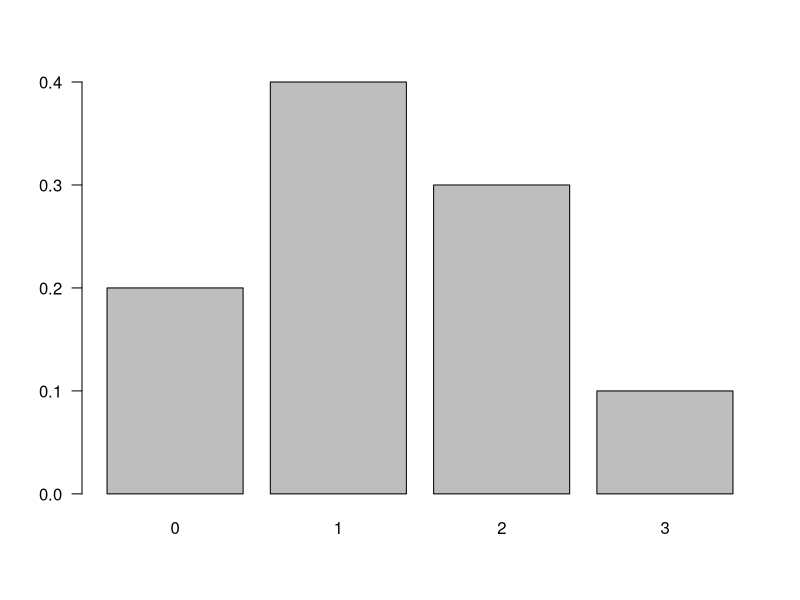
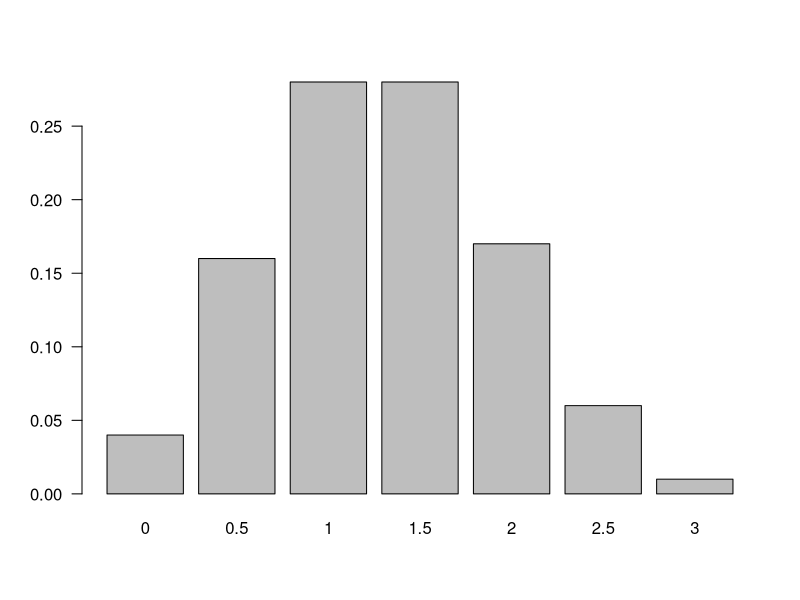

Reproduce these figures in R, in order.
## ---- chunk 1
options(htmltools.dir.version = FALSE)
knitr::opts_chunk$set(echo=TRUE, message = FALSE, warning = FALSE, comment = "#>", fig.align = "center")
options(dplyr.print_min = 5, dplyr.print_max = 5)
## ---- chunk 2
knitr::include_graphics("https://raw.githubusercontent.com/arpanosso/estatinfo/master/slides/img/amostra_1.png")
## ---- chunk 3
x<-0:3
px<-c(.2, .4, .3, .1)
barplot(px, names=x,las=1)
## ---- chunk 4
xb<-c(0,.5,1,1.5,2,2.5,3)
pxb<-c(.04, .16, .28, .28, .17, .06, .01)
barplot(pxb, names=xb,las=1)
## ---- chunk 5
knitr::include_graphics("https://raw.githubusercontent.com/arpanosso/estatinfo/master/slides/img/amostra_2.png")
## ---- chunk 6
knitr::include_graphics("https://raw.githubusercontent.com/arpanosso/estatinfo/master/slides/img/hist_8.png")
